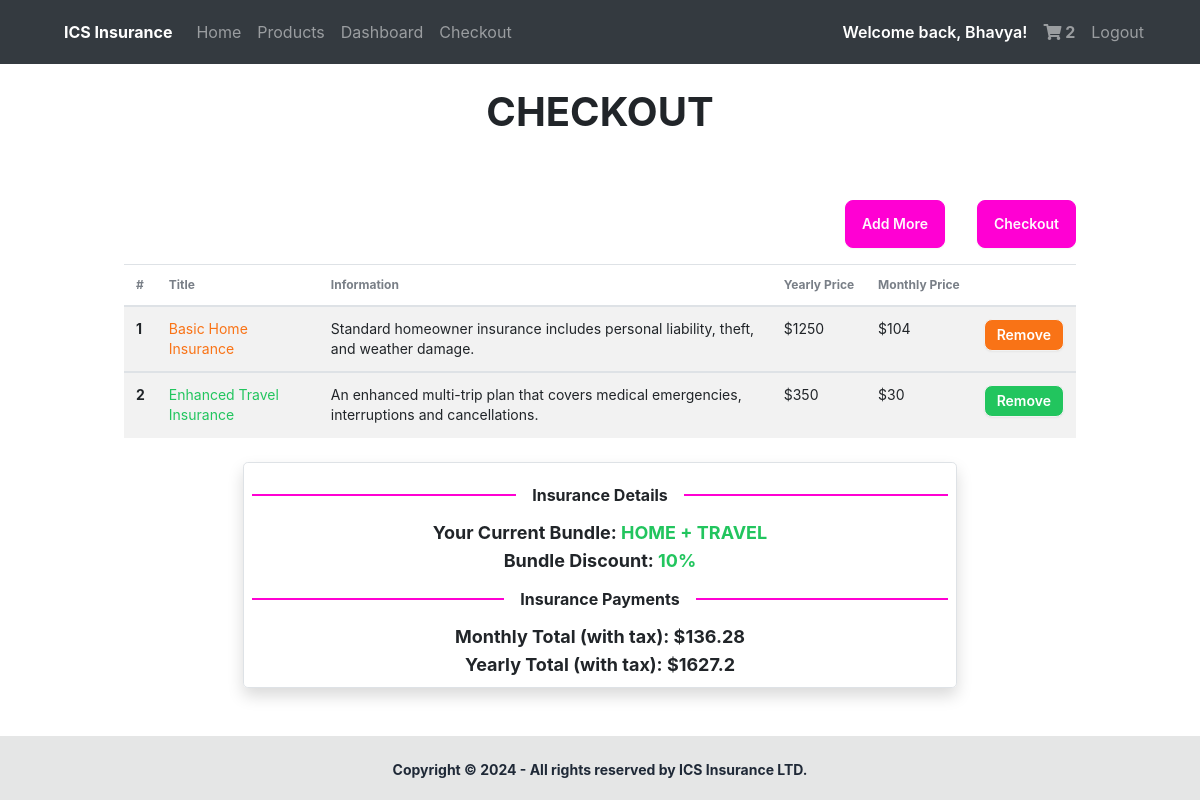
/checkout (signed in), run on the app's committed database.
### docs/models.py (models this page shows, shortened)
class User(db.Model, UserMixin): #Use UserMixin class to add prexisting methods
    id = db.Column(db.Integer(), primary_key = True)
    username = db.Column(db.String(length = 45), nullable = False, unique = True)
    email_address = db.Column(db.String(), unique = True, nullable = False)
    password_hash = db.Column(db.String(), nullable = False)
    isAdmin = db.Column(db.Boolean())
    insuranceSelection = db.relationship('Purchases', backref = "insurance_selection", lazy = True)
    @property
    def password(self):
      return self.password

class Cart(db.Model):
  id = db.Column(db.Integer(), primary_key = True)
  title =  db.Column(db.String(length = 45), nullable = False)
  type =  db.Column(db.String(length = 45), nullable = False)
  yearly_price = db.Column(db.Integer(), nullable = False)
  month_price = db.Column(db.Integer(), nullable = False)
  mini_description = db.Column(db.String(length = 1000), nullable = False)
  description = db.Column(db.String(length = 1000), nullable = False)
  colour = db.Column(db.String(length = 100), nullable = False)
  tier = db.Column(db.String(length = 100), nullable = False)
  owner = db.Column(db.Integer(), db.ForeignKey("user.id"))

### docs/routes.py (the view)
@login_required
@app.route("/checkout", methods = ["POST", "GET"])
def checkout_page():
  if not current_user.is_authenticated:
    return redirect(url_for("login_page"))
  cart_items = Cart.query.filter_by(owner = current_user.id)
  cart_count = Cart.query.filter_by(owner = current_user.id).count()
  if request.method == "POST":
      for item in cart_items:
        id = item.id
        title = item.title
        type = item.type
        yearly_price = item.yearly_price
        month_price = item.month_price
        mini_description = item.mini_description
        description = item.description
        colour = item.colour
        tier = item.tier
        new_purchase = Purchases(
          title=title, type=type, yearly_price=yearly_price,
          month_price=month_price, owner=current_user.id, status="PENDING" )
        db.session.add(new_purchase)
        db.session.commit()
        cart_item = Cart.query.filter_by(id=id).first()
        db.session.delete(cart_item)
        db.session.commit()
        flash(f"Added {title} to your purchases!", category="success")
      return redirect(url_for("dashboard_page"))
  elif request.method == "GET":
    cart_items = Cart.query.filter_by(owner = current_user.id).all()
  monthly_total = 0
  for item in cart_items:
    monthly_total += item.month_price
  monthly_total = monthly_total * 1.13
  monthly_total = round(monthly_total, 2)
  yearly_total = 0
  for item in cart_items:
    yearly_total += item.yearly_price
  yearly_total = yearly_total * 1.13
  yearly_total = round(yearly_total, 2)
  discount=0
  if len(cart_items) == 2:
    yearly_total = yearly_total * 0.9
    monthly_total = monthly_total * 0.9
    yearly_total = round(yearly_total, 2)
    monthly_total = round(monthly_total, 2)
    discount = 10
  elif len(cart_items) > 2:
    yearly_total = yearly_total * 0.8
    yearly_total = round(yearly_total, 2)
    monthly_total = monthly_total * 0.8
    monthly_total = round(monthly_total, 2)
    discount = 20
  else:
    yearly_total = yearly_total
    yearly_total = round(yearly_total, 2)
    monthly_total = monthly_total
    monthly_total = round(monthly_total, 2)
    discount = 0
  approved_types = ""
  if cart_items != []:
    for item in cart_items:
      approved_types += item.type + " + "
    approved_types = approved_types[:-3]
  else:
    approved_types = 0
  return render_template("checkout.html", cart_count = cart_count, cart_items = cart_items, monthly_total = monthly_total, yearly_total = yearly_total, discount = discount, approved_types = approved_types)

### docs/models.py (called while the page is built)
@loginmanager.user_loader #Required property for the users to be authenticated
def load_user(user_id):
    return User.query.get(user_id)

### docs/templates/checkout.html (shortened to what this page needs)
{% extends "base.html" %} {%block head%} {%endblock %} {% block body %} {% if
current_user.is_authenticated %}
<h1 class="h1 text-center my-4 font-bold">CHECKOUT</h1>
<div class="w-5/6 mx-auto px-4 py-4">
  <div class="overflow-x-auto">
    <table class="table">
      {% if cart_items %}
      <thead>
        <tr>
          <th>#</th>
          <th>Title</th>
          <th>Information</th>
          <th>Yearly Price</th>
          <th>Monthly Price</th>
          <th></th>
        </tr>
      </thead>
      {% set count = 1 %} {% for cart_item in cart_items %}
      <tbody>
        <tr class="bg-base-200">
          <th>{{ loop.index }}</th>
          <td class="text-{{cart_item.colour}}-500">{{cart_item.title}}</td>
          <td>{{cart_item.mini_description}}</td>
          <td>${{cart_item.yearly_price}}</td>
          <td>${{cart_item.month_price}}</td>
          <td>
            <a
              href="/delete?cart_item_id={{cart_item.id}}"
              class="btn btn-sm bg-{{cart_item.colour}}-500 text-white"
            >
              Remove
            </a>
          </td>
        </tr>
        {% endfor %}
      </tbody>
    <div class="flex justify-end gap-4 my-3">
      <a href="/products" class="btn btn-secondary">Add More</a>
      <form method="POST">
        <button type="submit" class="btn btn-secondary">Checkout</button>
      </form>
    </div>
    {% endif %}
  </table>
    {% if approved_types != 0 and discount != 0 %}
    <div
      class="p-2 m-4 w-3/4 mx-auto border font-bold text-center border rounded-lg shadow">
      <div class="divider divider-secondary">Insurance Details</div>
      <p class="text-lg">
        Your Current Bundle:
        <span class="text-green-500">{{ approved_types }}</span>
      </p>
      <p class="text-lg">
        Bundle Discount: <span class="text-green-500">{{ discount }}%</span>
      </p>
      {% if cart_items %}
      <div class="divider divider-secondary">Insurance Payments</div>
      <div class="w-3/4 mx-auto">
        <p class="text-lg">Monthly Total (with tax): ${{ monthly_total }}</p>
        <p class="text-lg">Yearly Total (with tax): ${{ yearly_total }}</p>
      </div>
      {% endif %}
      {% endif %}
    </div>
  </div>
</div>
{% endif %}
{% endblock %}

### docs/templates/base.html (shortened to what this page needs)
<!DOCTYPE html>
<html lang="en" data-theme="light">
  <head>
    <link
      rel="stylesheet"
      href="https://stackpath.bootstrapcdn.com/bootstrap/4.4.1/css/bootstrap.min.css"
    />
    <link
      rel="stylesheet"
      href="https://cdnjs.cloudflare.com/ajax/libs/font-awesome/5.15.3/css/all.min.css"
    />
    <link
      rel="stylesheet"
      href="https://stackpath.bootstrapcdn.com/font-awesome/4.7.0/css/font-awesome.min.css"
    />
    <link
      href="https://cdn.jsdelivr.net/npm/daisyui@4.12.10/dist/full.min.css"
      rel="stylesheet"
      type="text/css"
    />
    <link
      href="https://cdn.jsdelivr.net/npm/daisyui@4.12.10/dist/full.min.css"
      rel="stylesheet"
      type="text/css"
    />
    <script src="https://cdn.tailwindcss.com"></script>
  </head>
  <body style="overflow-x: clip;" class="bg-white min-h-screen flex flex-start flex-col" style="background-color: white">
    <nav class="navbar navbar-expand-lg navbar-dark bg-dark">
      <div class="collapse navbar-collapse" id="navbar">
        <div class="navbar-nav flex-grow-1 ms-10 me-10">
          <a class="nav-item nav-link font-bold text-white mx-2"
            >ICS Insurance</a
          >
          <a class="nav-item nav-link" id="home" href="/">Home</a>
          <a class="nav-item nav-link" id="products" href="/products"
            >Products</a
          >
          {% if current_user.is_authenticated %}
          <a class="nav-item nav-link" id="dashboard" href="/dashboard"
            >Dashboard</a
          >
          <a class="nav-item nav-link" id="checkout" href="/checkout"
            >Checkout</a
          >
          <div class="lg:ml-auto lg:flex lg:align-items-center justify-center">
            <p class="font-semibold text-white my-auto mx-2">
              Welcome back, {{current_user.username}}!
            </p>
            <a
              class="nav-item nav-link font-bold"
              id="shopping-cart"
              href="/checkout"
            >
              <i class="fas fa-shopping-cart"></i>
              {% if current_user.is_authenticated %} {{cart_count}} {% endif %}
            </a>
            <a class="nav-item nav-link" id="logout" href="/logout">Logout</a>
          </div>
          {% endif %}
        </div>
      </div>
    </nav>
    {% block body %}{% endblock %}
  </body>
  <footer class="footer footer-center bg-base-300 text-base-content p-4 md:p-6 lg:p-8 mt-auto font-bold">
    <aside>
      <p>Copyright © 2024 - All rights reserved by ICS Insurance LTD.</p>
    </aside>
  </footer>
</html>

### data on the page
User: username "Bhavya"
Cart: title "Basic Home Insurance", mini_description "Standard homeowner insurance includes personal liability, theft, and weather damage.", yearly_price "1250", month_price "104"
Cart: title "Enhanced Travel Insurance", mini_description "An enhanced multi-trip plan that covers medical emergencies, interruptions and cancellations.", yearly_price "350", month_price "30"

### other printed values
{{ cart_count }} "2"
{{ approved_types }} "HOME + TRAVEL"
{{ discount }} "10"
{{ monthly_total }} "136.28"
{{ yearly_total }} "1627.2"
